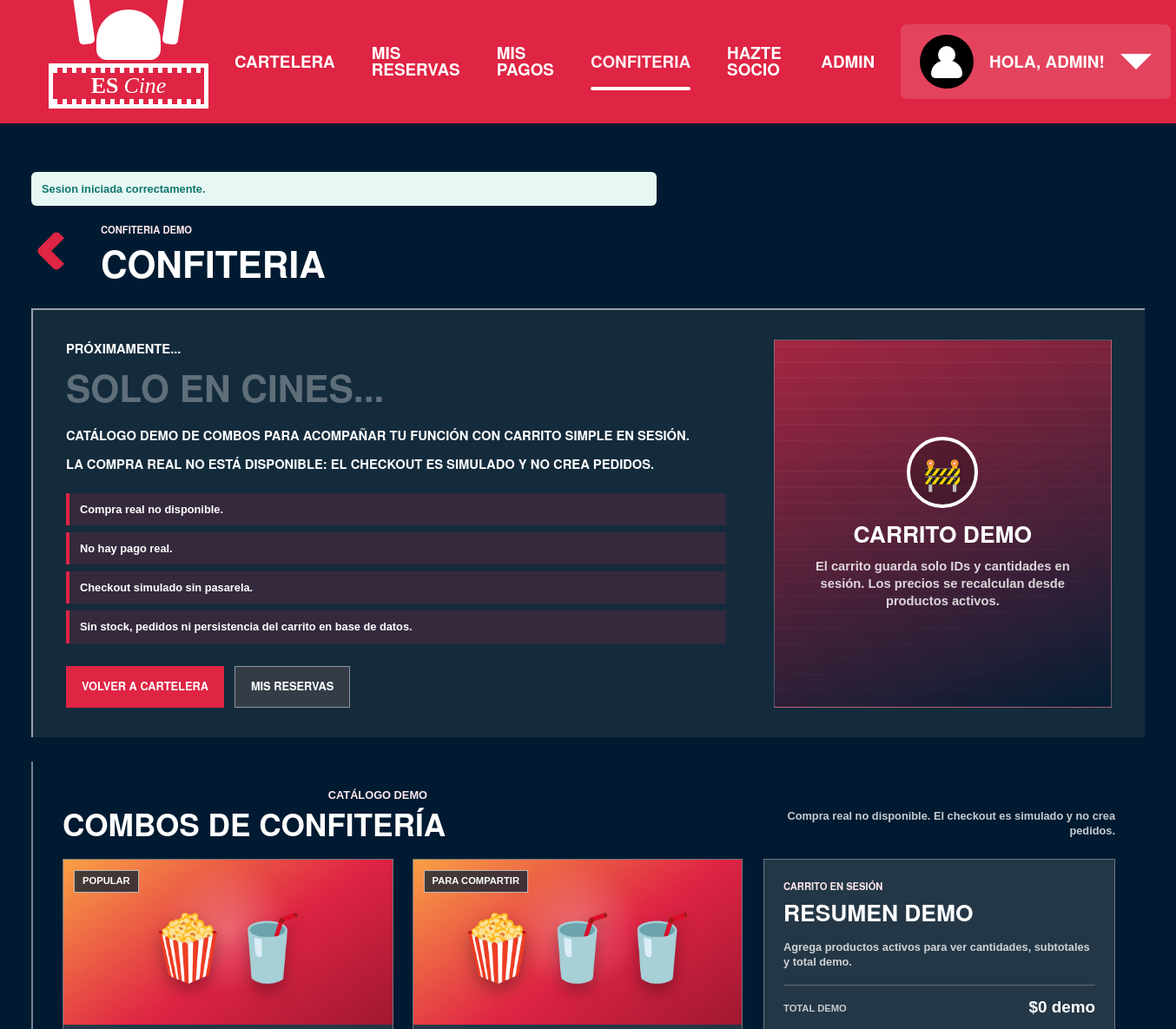
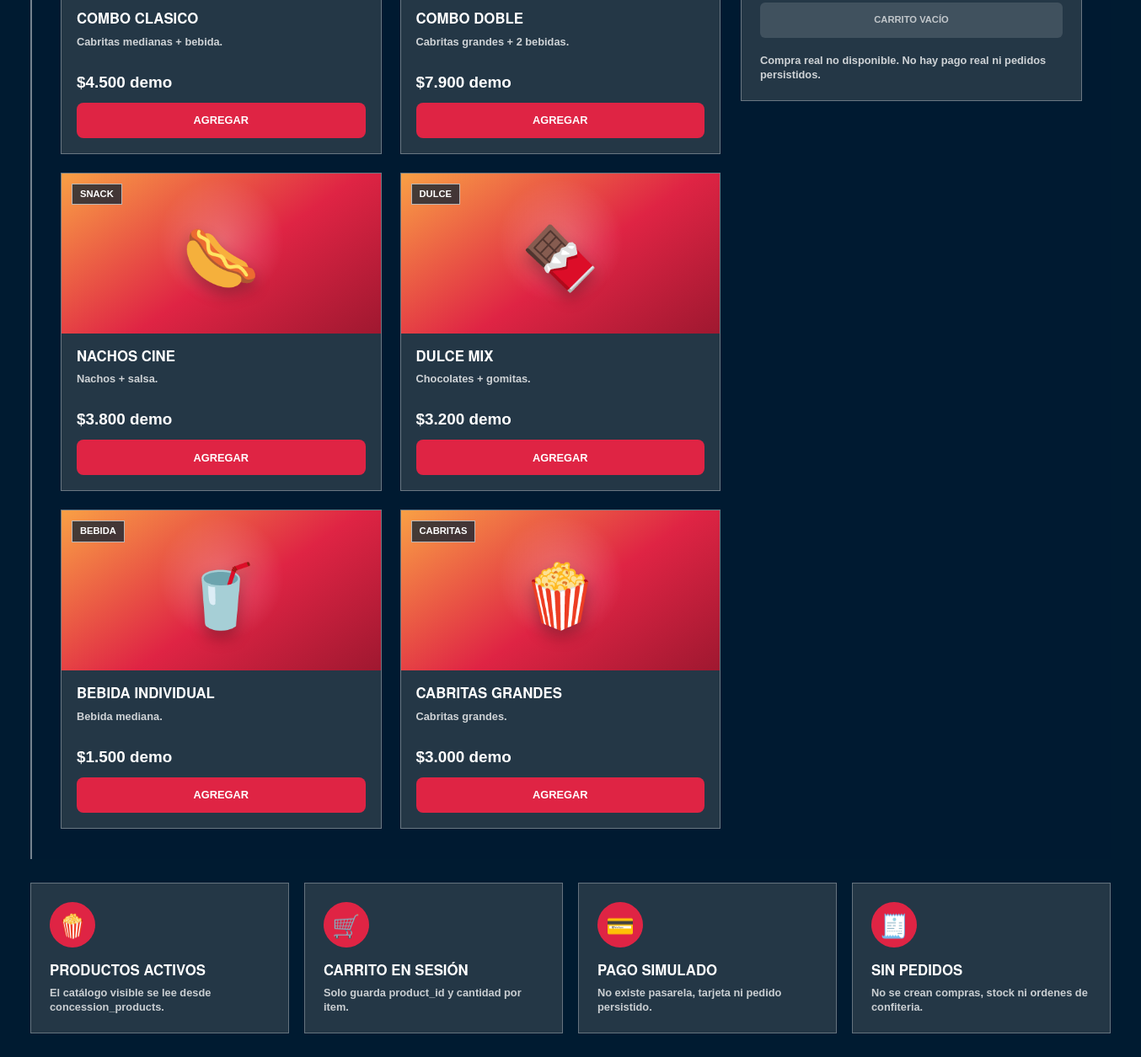
Screenshot of /index.php?page=confiteria (signed in) with the database file from the repository (2 pictures, top to bottom).
### tables this page shows
CREATE TABLE IF NOT EXISTS concession_products (
    id INT UNSIGNED AUTO_INCREMENT PRIMARY KEY,
    name VARCHAR(120) NOT NULL,
    description VARCHAR(255) NOT NULL,
    price_amount DECIMAL(10, 2) NOT NULL,
    icon VARCHAR(20) DEFAULT NULL,
    badge VARCHAR(40) DEFAULT NULL,
    is_active TINYINT(1) NOT NULL DEFAULT 1,
    sort_order INT UNSIGNED NOT NULL DEFAULT 0,
    created_at TIMESTAMP NOT NULL DEFAULT CURRENT_TIMESTAMP,
    updated_at TIMESTAMP NOT NULL DEFAULT CURRENT_TIMESTAMP ON UPDATE CURRENT_TIMESTAMP,
    KEY idx_concession_products_active_sort (is_active, sort_order, id),
    KEY idx_concession_products_name (name)
);

### app/views/coming_soon.php (the view, shortened to what the rows shown need)
<?php
$pageTitle = (string) ($comingSoon['title'] ?? 'Proximamente');
$items = is_array($comingSoon['items'] ?? null) ? $comingSoon['items'] : [];
$panelHeadline = trim((string) ($comingSoon['panelHeadline'] ?? 'Solo en cines...'));
$useBenefitsLayout = ($comingSoon['benefitsLayout'] ?? false) === true;
$benefitsSectionId = trim((string) ($comingSoon['benefitsSectionId'] ?? ''));
$sectionClass = $useBenefitsLayout ? 'coming-soon-grid coming-soon-benefits-grid' : 'coming-soon-grid';
$catalogItems = is_array($comingSoon['catalog'] ?? null) ? $comingSoon['catalog'] : [];
$showCatalog = ($comingSoon['showCatalog'] ?? false) === true || $catalogItems !== [];
$catalogLoadError = ($comingSoon['catalogLoadError'] ?? false) === true;
$catalogSetupRequired = ($comingSoon['catalogSetupRequired'] ?? false) === true;
?>
<!doctype html>
<html lang="es">
<head>
    <link rel="stylesheet" href="assets/css/app.css">
</head>
<body class="app-screen coming-soon-screen">
    <main class="coming-soon-shell">
        <div class="coming-soon-heading">
            <div>
                <h1><?= e($comingSoon['headline'] ?? $pageTitle) ?></h1>
            </div>
        </div>
        <section class="coming-soon-panel" aria-labelledby="coming-soon-title">
            <div class="coming-soon-copy">
                <h2 id="coming-soon-title"><?= e($panelHeadline !== '' ? $panelHeadline : ($comingSoon['headline'] ?? $pageTitle)) ?></h2>
            </div>
        </section>
        <?php if ($showCatalog): ?>
            <section class="confiteria-catalog" aria-labelledby="confiteria-catalog-title">
                <div class="confiteria-catalog-heading">
                    <div>
                        <h2 id="confiteria-catalog-title">Combos de confitería</h2>
                    </div>
                </div>
                <div class="confiteria-shop-layout">
                    <div class="confiteria-shop-products">
                        <?php if ($catalogSetupRequired): ?>
                            <div class="confiteria-catalog-state">
                                <h3>Catálogo en preparación</h3>
                                <p>Los productos demo aún no están instalados en esta base de datos.</p>
                            </div>
                        <?php else: ?>
                            <div class="confiteria-catalog-grid">
                                <?php foreach ($catalogItems as $catalogItem): ?>
                                    <?php $catalogIcon = trim((string) ($catalogItem['icon'] ?? '')); ?>
                                    <article class="confiteria-card">
                                        <div class="confiteria-card-visual">
                                            <?php if (($catalogItem['label'] ?? '') !== ''): ?>
                                                <span class="confiteria-card-label"><?= e($catalogItem['label']) ?></span>
                                            <?php endif; ?>
                                            <span class="confiteria-card-icon" aria-hidden="true"><?= e($catalogIcon !== '' ? $catalogIcon : '🍿') ?></span>
                                        </div>
                                        <div class="confiteria-card-copy">
                                            <h3><?= e($catalogItem['name'] ?? '') ?></h3>
                                            <p><?= e($catalogItem['description'] ?? '') ?></p>
                                            <strong><?= e($catalogItem['price'] ?? '') ?></strong>
                                            <form class="confiteria-card-form" action="index.php?action=concession_add" method="post">
                                                <button class="confiteria-card-button" type="submit">
                                                    <?= e($catalogItem['button'] ?? 'Agregar') ?>
                                                </button>
                                            </form>
                                        </div>
                                    </article>
                                <?php endforeach; ?>
                            </div>
                        <?php endif; ?>
                    </div>
                </div>
            </section>
        <?php endif; ?>
        <?php if ($items !== []): ?>
            <section<?= $benefitsSectionId !== '' ? ' id="' . e($benefitsSectionId) . '"' : '' ?> class="<?= e($sectionClass) ?>" aria-label="Beneficios">
                <?php foreach ($items as $item): ?>
                    <article class="coming-soon-card">
                        <h2><?= e($item['label'] ?? '') ?></h2>
                    </article>
                <?php endforeach; ?>
            </section>
        <?php endif; ?>
    </main>
</body>
</html>

### rows the page displays
concession_products: badge "POPULAR", icon "🍿🥤", name "COMBO CLASICO", description "Cabritas medianas + bebida.", price "$4.500 demo", button "AGREGAR"
concession_products: badge "PARA COMPARTIR", icon "🍿🥤🥤", name "COMBO DOBLE", description "Cabritas grandes + 2 bebidas.", price "$7.900 demo", button "AGREGAR"
concession_products: badge "SNACK", icon "🌭", name "NACHOS CINE", description "Nachos + salsa.", price "$3.800 demo", button "AGREGAR"
concession_products: badge "DULCE", icon "🍫", name "DULCE MIX", description "Chocolates + gomitas.", price "$3.200 demo", button "AGREGAR"
concession_products: badge "BEBIDA", icon "🥤", name "BEBIDA INDIVIDUAL", description "Bebida mediana.", price "$1.500 demo", button "AGREGAR"
concession_products: badge "CABRITAS", icon "🍿", name "CABRITAS GRANDES", description "Cabritas grandes.", price "$3.000 demo", button "AGREGAR"

### other values shown
$item['label'] "CARTELERA"
$item['label'] "MIS RESERVAS"
$item['label'] "MIS PAGOS"
$item['label'] "CONFITERIA"
$item['label'] "HAZTE SOCIO"
$item['label'] "ADMIN"
$headerFirstName !== '' ? $headerFirstName : 'Usuario' "ADMIN"
$message['message'] "Sesion iniciada correctamente."
$comingSoon['eyebrow'] "CONFITERIA DEMO"
$comingSoon['headline'] "CONFITERIA"
$panelKicker "PRÓXIMAMENTE..."
$leadText "CATÁLOGO DEMO DE COMBOS PARA ACOMPAÑAR TU FUNCIÓN CON CARRITO SIMPLE EN SESIÓN."
$supportText "LA COMPRA REAL NO ESTÁ DISPONIBLE: EL CHECKOUT ES SIMULADO Y NO CREA PEDIDOS."
$note "Compra real no disponible."
$note "No hay pago real."
